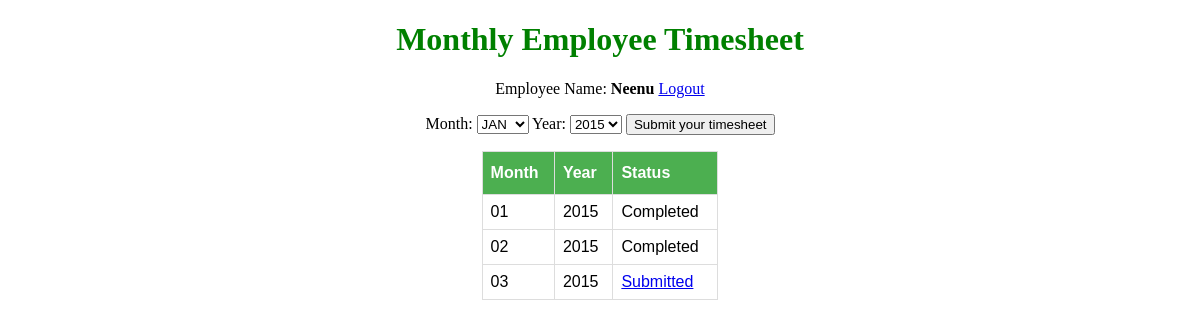
Screenshot of /timelog/ (signed in) with the database file from the repository.
### user_auth/models.py (models this page shows, shortened)
class Employee(models.Model):
    reference = models.AutoField(primary_key=True, unique=True)
    name = models.CharField(max_length=100, null=True, help_text="Enter your full name")
    login = models.EmailField(max_length=200, unique=True, help_text="Enter your company email id")
    password = models.CharField(max_length=20)

### timelog/models.py (models this page shows, shortened)
class Hours(models.Model):
    MONTHS = (
        ('01', 'JAN'),
        ('02', 'FEB'),
        ('03', 'MAR'),
        ('04', 'APR'),
        ('05', 'MAY'),
        ('06', 'JUN'),
        ('07', 'JUL'),
        ('08', 'AUG'),
        ('09', 'SEP'),
        ('10', 'OCT'),
        ('11', 'NOV'),
        ('12', 'DEC')
    )
    YEARS = (
        ('2015', '2015'),
        ('2016', '2016'),
        ('2017', '2017'),
        ('2018', '2018'),
        ('2019', '2019'),
        ('2020', '2020')
        )
    STATUS = (
        ('Pending', 'Pending'),
        ('Submitted', 'Submitted'),
        ('Completed', 'Completed')
    )
    reference_pk = models.ForeignKey(Employee, on_delete=models.CASCADE)
    month = models.CharField(max_length=2, choices=MONTHS, default='JAN')
    year = models.CharField(max_length=4, choices=YEARS, default='2020')
    submitting_date = models.DateTimeField(auto_now_add=True)
    total_hours = models.DecimalField(max_digits=5, decimal_places=2)
    week1 = models.DecimalField(max_digits=4, decimal_places=2)
    week2 = models.DecimalField(max_digits=4, decimal_places=2)
    week3 = models.DecimalField(max_digits=4, decimal_places=2)
    week4 = models.DecimalField(max_digits=4, decimal_places=2)
    status = models.CharField(max_length=20, choices=STATUS, default='Pending')
    class Meta:
        verbose_name_plural = "Hours"

### timelog/views.py (the view)
# urls.py: path('', views.index, name='index'),
def index(request, *args, **kwargs):
    form = TimesheetForm(request.POST or None)
    context = {}
    context['reporting_year'], context['reporting_month'] = month_year(settings.REPORTING_DATE)
    if 'user_id' in request.session:
        user = get_user(request)
        context['user'] = user
        logger.info("Employee name:" + user.name)
        try:
            data = Hours.objects.filter(reference_pk=Employee.objects.get(reference=request.session['user_id']))
        except Hours.DoesNotExist:
            data = None
        return render(request, 'timelog/index.html', {'form': form, 'data': data, 'context': context})
    return redirect('loginto')

### timelog/forms.py (shortened to what this page needs)
class TimesheetForm(forms.ModelForm):
    month = forms.ChoiceField(choices=Hours.MONTHS)
    class Meta:
        model = Hours
        fields = [
            'month',
            'year',
            'total_hours',
            'week1',
            'week2',
            'week3',
            'week4'
        ]

### timelog/views.py (called while the page is built)
def month_year(reporting_date):
    year = reporting_date[:4]
    month = reporting_date[5:7]
    return year, month

### user_auth/views.py (called while the page is built)
def get_user(request):
    return Employee.objects.get(reference=request.session['user_id'])

### timelog/templates/timelog/index.html (shortened to what this page needs)
{% extends 'base.html' %}
{% load static %}
{% block content %}
<link rel="stylesheet" type="text/css" href="{% static 'timelog/css/index.css' %}">
<div class="container">
  <h1>Monthly Employee Timesheet</h1>
  <p>Employee Name: <b>{{ context.user.name }}</b> <a href="{% url 'logout' %}">Logout</a></p>
  <div class="form-group">
    <form method="get" action="{% url 'timelog:create'%}">
    <div class="my">
      <p>{{ form.month.label_tag }}
        <select name="month">
          {% for choice in form.fields.month.choices %}
          {% if choice.0 < context.reporting_month %}
          <option value="{{ choice.0 }}" name="monthId">{{ choice.1 }}</option>
          {% endif %}
          {% endfor %}
        </select>
        {{ form.year.label_tag }}
        <select name="year">
          {% for choice in form.year.field.choices %}
          {% if choice.0 <= context.reporting_year %}
          <option value="{{ choice.0 }}">{{ choice.1 }}</option>
          {% endif %}
          {% endfor %}
        </select>
        <button type="submit"> Submit your timesheet</button>
      </p>
    </div>
  </div>
  <table id="status">
    <tr>
      <th>Month</th>
      <th>Year</th>
      <th>Status</th>
    </tr>
    {% for d in data %}
    <tr>
    <td>{{ d.month }}</td>
    <td>{{ d.year }}</td>
    {% if d.status == 'Submitted' %}
    <td><a href="{% url 'timelog:update' pk=d.id %}">{{ d.status }}</a></td>
    {% else %}
    <td>{{ d.status }}</td>
    {% endif %}
    </tr>
    {% endfor %}
  </table>
</div>
{% endblock %}

### timelog/static/timelog/css/index.css (style rules this page uses)
html { position: relative; min-width: 1024px; min-height: 768px; height: 100%; }
.container { box-sizing: border-box; text-align: center; }
.container h1 { color: green; }
table#status { margin-left: auto; margin-right: auto; font-family: Arial, Helvetica, sans-serif; border-collapse: collapse; width: 20%; }
table#status td, table#status th { border: 1px solid #ddd; padding: 8px; text-align: left; }
table#status th { padding-top: 12px; padding-bottom: 12px; text-align: left; background-color: #4CAF50; color: white; }

### rows the page displays
Employee: user.name "Neenu"
Hours: month "01", year "2015", status "Completed"
Hours: month "02", year "2015", status "Completed"
Hours: month "03", year "2015", status "Submitted"

### other values shown
form field month "JAN"
form field year "2015"
